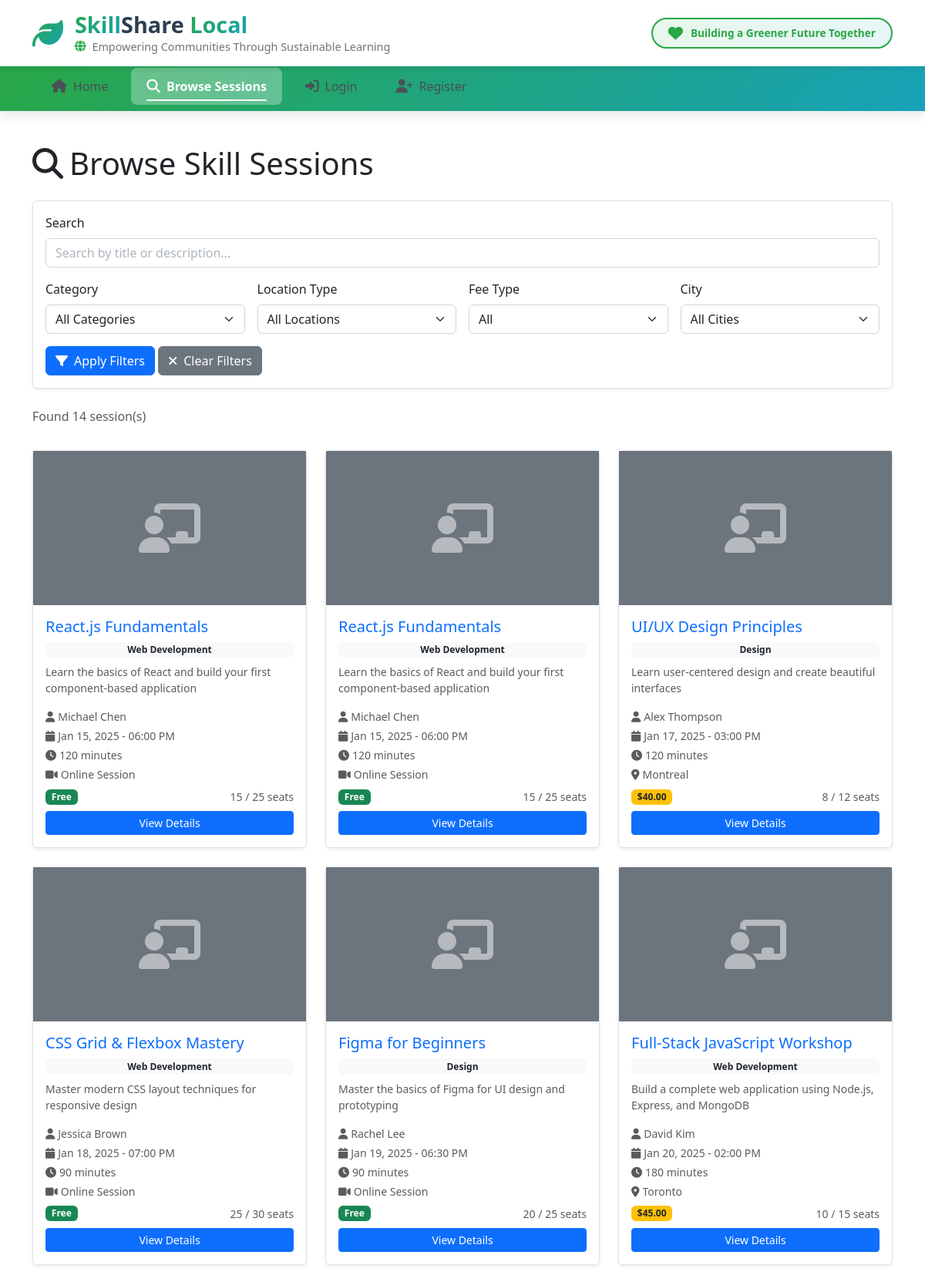
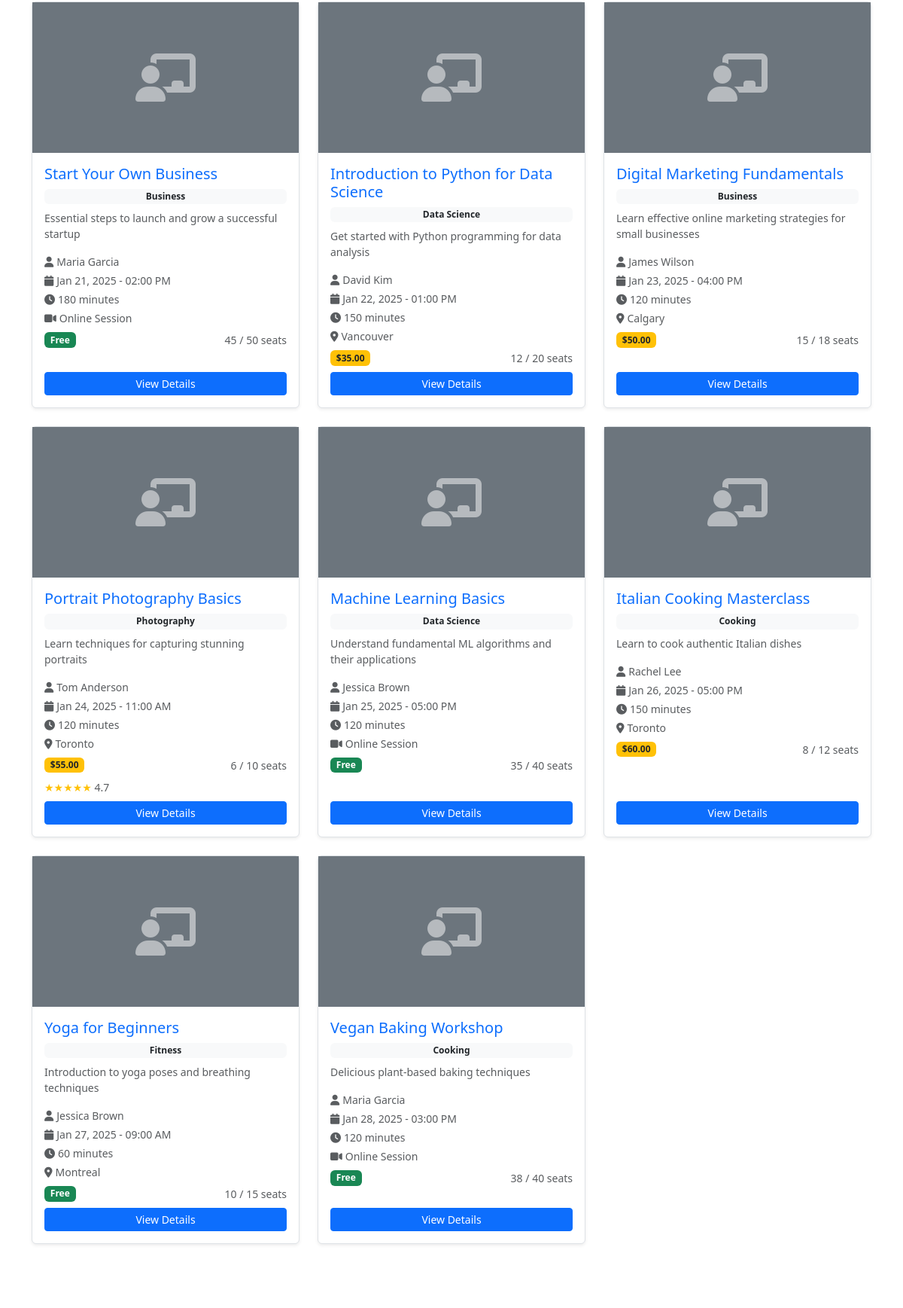
/public/sessions.php (upper part), run on the app's committed database (2 pictures, top to bottom).
### tables this page shows
CREATE TABLE IF NOT EXISTS skill_sessions (
    session_id INT AUTO_INCREMENT PRIMARY KEY,
    instructor_id INT NOT NULL,
    category_id INT NOT NULL,
    title VARCHAR(100) NOT NULL,
    description TEXT,
    duration_minutes INT NOT NULL,
    fee_type ENUM('free', 'paid') NOT NULL DEFAULT 'free',
    fee_amount DECIMAL(10,2) NOT NULL DEFAULT 0.00 CHECK (fee_amount >= 0),
    location_type ENUM('online', 'in-person') NOT NULL,
    city VARCHAR(50),
    address TEXT,
    online_link TEXT,
    photo_url TEXT,
    event_datetime TIMESTAMP NOT NULL,
    total_capacity INT NOT NULL CHECK (total_capacity > 0),
    capacity_remaining INT NOT NULL CHECK (capacity_remaining >= 0 AND capacity_remaining <= total_capacity),
    status ENUM('upcoming', 'completed', 'canceled') NOT NULL DEFAULT 'upcoming',
    sustainability_description TEXT,
    created_at TIMESTAMP DEFAULT CURRENT_TIMESTAMP,
    updated_at TIMESTAMP DEFAULT CURRENT_TIMESTAMP ON UPDATE CURRENT_TIMESTAMP,
    FOREIGN KEY (instructor_id) REFERENCES Users(user_id) ON DELETE CASCADE,
    FOREIGN KEY (category_id) REFERENCES Categories(category_id) ON DELETE RESTRICT,
    INDEX idx_instructor (instructor_id),
    INDEX idx_category (category_id),
    INDEX idx_event_datetime (event_datetime),
    INDEX idx_status (status),
    INDEX idx_city (city)
);

CREATE TABLE IF NOT EXISTS Categories (
    category_id INT AUTO_INCREMENT PRIMARY KEY,
    name VARCHAR(50) UNIQUE NOT NULL,
    description TEXT
);

CREATE TABLE IF NOT EXISTS Users (
    user_id INT AUTO_INCREMENT PRIMARY KEY,
    full_name VARCHAR(100) NOT NULL,
    email VARCHAR(100) UNIQUE NOT NULL,
    password_hash VARCHAR(255) NOT NULL,
    role ENUM('instructor', 'learner', 'admin') NOT NULL,
    city VARCHAR(50),
    is_suspended BOOLEAN DEFAULT FALSE,
    suspended_reason TEXT,
    created_at TIMESTAMP DEFAULT CURRENT_TIMESTAMP,
    updated_at TIMESTAMP DEFAULT CURRENT_TIMESTAMP ON UPDATE CURRENT_TIMESTAMP,
    INDEX idx_email (email),
    INDEX idx_role (role),
    INDEX idx_city (city)
);

### app/includes/helpers.php (called while the page is built, shortened)
<?php
function escape($string) {
    return htmlspecialchars($string, ENT_QUOTES, 'UTF-8');
}

### app/models/Session.php (called while the page is built, shortened)
<?php
require_once __DIR__ . '/../config/database.php';
class Session {
    public static function getAllSessions($filters = [], $limit = 0) {
        global $conn;
        $sql = "SELECT s.*,
                       u.full_name as instructor_name,
                       c.name as category_name,
                       COALESCE(AVG(r.rating), 0) as average_rating
                FROM skill_sessions s
                INNER JOIN Users u ON s.instructor_id = u.user_id
                INNER JOIN Categories c ON s.category_id = c.category_id
                LEFT JOIN ratings r ON s.session_id = r.session_id
                WHERE 1=1";
        $params = [];
        if (isset($filters['status']) && $filters['status'] !== '') {
            $sql .= " AND s.status = ?";
            $params[] = $filters['status'];
        } elseif (!isset($filters['status'])) {
            $sql .= " AND s.status = 'upcoming'";
        }
        $sql .= " GROUP BY s.session_id, u.user_id, c.category_id ORDER BY s.event_datetime ASC";
        try {
            $stmt = $conn->prepare($sql);
            $stmt->execute($params);
            return $stmt->fetchAll(PDO::FETCH_ASSOC);
        } catch (PDOException $e) {
            error_log("Error in getAllSessions: " . $e->getMessage());
            return false;
        }
    }
}

### public/sessions.php (the view, shortened to what this page needs)
<?php
require_once __DIR__ . '/../app/config/database.php';
require_once __DIR__ . '/../app/models/Session.php';
require_once __DIR__ . '/../app/includes/helpers.php';
$filters = [];
$sessions = Session::getAllSessions($filters);
$current_search = $_GET['search'] ?? '';
require_once __DIR__ . '/../app/includes/header.php';
require_once __DIR__ . '/../app/includes/navbar.php';
?>
<div class="container my-5">
    <div class="row">
        <div class="col-12">
            <h1 class="mb-4">
                <i class="fas fa-search me-2"></i>Browse Skill Sessions
            </h1>
        </div>
    </div>
    <div class="row mb-4">
        <div class="col-12">
            <div class="card shadow-sm">
                <div class="card-body">
                    <form method="GET" action="sessions.php" id="filterForm">
                        <div class="row g-3">
                            <div class="col-md-12">
                                <label for="search" class="form-label">Search</label>
                                <input type="text" name="search" id="search" class="form-control" placeholder="Search by title or description..." value="<?= escape($current_search) ?>">
                            </div>
                            <div class="col-md-3">
                                <label for="category_id" class="form-label">Category</label>
                                <select name="category_id" id="category_id" class="form-select">
                                    <option value="">All Categories</option>
                                </select>
                            </div>
                            <div class="col-md-3">
                                <label for="location_type" class="form-label">Location Type</label>
                                <select name="location_type" id="location_type" class="form-select">
                                    <option value="">All Locations</option>
                                </select>
                            </div>
                            <div class="col-md-3">
                                <label for="fee_type" class="form-label">Fee Type</label>
                                <select name="fee_type" id="fee_type" class="form-select">
                                    <option value="">All</option>
                                </select>
                            </div>
                            <div class="col-md-3">
                                <label for="city" class="form-label">City</label>
                                <select name="city" id="city" class="form-select">
                                    <option value="">All Cities</option>
                                </select>
                            </div>
                            <div class="col-12">
                                <button type="submit" class="btn btn-primary">
                                    <i class="fas fa-filter me-2"></i>Apply Filters
                                </button>
                                <a href="sessions.php" class="btn btn-secondary">
                                    <i class="fas fa-times me-2"></i>Clear Filters
                                </a>
                            </div>
                        </div>
                    </form>
                </div>
            </div>
        </div>
    </div>
    <div class="row mb-3">
        <div class="col-12">
            <p class="text-muted">Found <?= count($sessions) ?> session(s)</p>
        </div>
    </div>
    <div class="row">
        <?php if (empty($sessions)): ?>
            <div class="col-12">
                <div class="alert alert-info">
                    <i class="fas fa-info-circle me-2"></i>
                    No sessions found matching your criteria. Try adjusting your filters.
                </div>
            </div>
        <?php else: ?>
            <?php foreach ($sessions as $session): ?>
                <div class="col-md-6 col-lg-4 mb-4">
                    <div class="card h-100 shadow-sm hover-shadow">
                        <?php if (!empty($session['photo_url'])): ?>
                            <img src="<?= escape($session['photo_url']) ?>" class="card-img-top" alt="<?= escape($session['title']) ?>" style="height: 200px; object-fit: cover;">
                        <?php else: ?>
                            <div class="bg-secondary d-flex align-items-center justify-content-center" style="height: 200px;">
                                <i class="fas fa-chalkboard-teacher fa-4x text-white-50"></i>
                            </div>
                        <?php endif; ?>
                        <div class="card-body d-flex flex-column">
                            <h5 class="card-title">
                                <a href="session_view.php?id=<?= $session['session_id'] ?>" class="text-decoration-none">
                                    <?= escape($session['title']) ?>
                                </a>
                            </h5>
                            <span class="badge bg-secondary mb-2"><?= escape($session['category_name'] ?? 'Uncategorized') ?></span>
                            <p class="card-text text-muted small">
                                <?= escape(substr($session['description'], 0, 100)) . (strlen($session['description']) > 100 ? '...' : '') ?>
                            </p>
                            <p class="text-muted small mb-1">
                                <i class="fas fa-user me-1"></i><?= escape($session['instructor_name']) ?>
                            </p>
                            <p class="text-muted small mb-1">
                                <i class="fas fa-calendar me-1"></i><?= date('M d, Y - h:i A', strtotime($session['event_datetime'])) ?>
                            </p>
                            <p class="text-muted small mb-1">
                                <i class="fas fa-clock me-1"></i><?= $session['duration_minutes'] ?> minutes
                            </p>
                            <?php if ($session['location_type'] === 'online'): ?>
                                <p class="text-muted small mb-2">
                                    <i class="fas fa-video me-1"></i>Online Session
                                </p>
                            <?php else: ?>
                                <p class="text-muted small mb-2">
                                    <i class="fas fa-map-marker-alt me-1"></i><?= escape($session['city']) ?>
                                </p>
                            <?php endif; ?>
                            <div class="d-flex justify-content-between align-items-center mb-2">
                                <?php if ($session['fee_type'] === 'free'): ?>
                                    <span class="badge bg-success">Free</span>
                                <?php else: ?>
                                    <span class="badge bg-warning text-dark">$<?= number_format($session['fee_amount'], 2) ?></span>
                                <?php endif; ?>
                                <small class="text-muted">
                                    <?= $session['capacity_remaining'] ?> / <?= $session['total_capacity'] ?> seats
                                </small>
                            </div>
                            <?php if (!empty($session['average_rating']) && $session['average_rating'] > 0): ?>
                                <div class="text-warning small mb-2">
                                    <?php
                                    $rating = round($session['average_rating']);
                                    for ($i = 1; $i <= 5; $i++) {
                                        echo $i <= $rating ? '★' : '☆';
                                    }
                                    ?>
                                    <span class="text-muted"><?= number_format($session['average_rating'], 1) ?></span>
                                </div>
                            <?php endif; ?>
                            <div class="mt-auto">
                                <a href="session_view.php?id=<?= $session['session_id'] ?>" class="btn btn-primary btn-sm w-100">
                                    View Details
                                </a>
                            </div>
                        </div>
                    </div>
                </div>
            <?php endforeach; ?>
        <?php endif; ?>
    </div>
</div>
<?php require_once __DIR__ . '/../app/includes/footer.php'; ?>

### public/assets/css/header.css (style rules this page uses)
:root { --primary-green: #28a745; --primary-blue: #17a2b8; --accent-teal: #20c997; --dark-text: #2c3e50; --light-bg: #f8f9fa; --gradient-eco: linear-gradient(135deg, #28a745 0%, #17a2b8 100%); }
body { font-family: 'Segoe UI', Tahoma, Geneva, Verdana, sans-serif; color: var(--dark-text); background-color: var(--light-bg); padding-top: 140px; }

### public/assets/css/theme.css (style rules this page uses)
:root { --color-primary: #0d6efd; --color-primary-hover: #0b5ed7; --color-primary-rgb: 13, 110, 253; --color-secondary: #6c757d; --color-secondary-hover: #5c636a; --color-success: #198754; --color-warning: #ffc107; --color-danger: #dc3545; --color-info: #0dcaf0; --bg-body: #ffffff; --bg-card: #ffffff; --bg-secondary: #f8f9fa; --bg-hover: #f1f3f5; --bg-active: #e9ecef; --text-primary: #212529; --text-secondary: #6c757d; --text-muted: #adb5bd; --text-inverse: #ffffff; --border-color: #dee2e6; --border-light: #e9ecef; --border-dark: #ced4da; --input-bg: #ffffff; --input-border: #ced4da; --input-focus-border: #86b7fe; --input-focus-shadow: rgba(13, 110, 253, 0.25); --shadow-sm: 0 .125rem .25rem rgba(0, 0, 0, .075); --shadow: 0 .5rem 1rem rgba(0, 0, 0, .15); --shadow-lg: 0 1rem 3rem rgba(0, 0, 0, .175); --navbar-bg: #ffffff; --navbar-border: #e9ecef; --navbar-link: #495057; --navbar-link-hover: #0d6efd; --sidebar-bg: #f8f9fa; --sidebar-border: #dee2e6; --table-stripe-bg: rgba(0, 0, 0, 0.025); --table-hover-bg: rgba(0, 0, 0, 0.05); --table-border: #dee2e6; --code-bg: #f8f9fa; --code-color: #d63384; }
body { background-color: var(--bg-body); color: var(--text-primary); transition: background-color 0.3s ease, color 0.3s ease; }
.card { background-color: var(--bg-card); border-color: var(--border-color); color: var(--text-primary); }
.form-control, .form-select { background-color: var(--input-bg); border-color: var(--input-border); color: var(--text-primary); }
.form-control::placeholder { color: var(--text-muted); }
.form-label { color: var(--text-primary); }
.badge.bg-secondary { background-color: var(--bg-secondary) !important; color: var(--text-primary) !important; }
* { transition: background-color 0.2s ease, border-color 0.2s ease, color 0.2s ease; }
button, a, input, select, textarea { transition: background-color 0.15s ease, border-color 0.15s ease, color 0.15s ease, transform 0.15s ease; }

### data on the page
skill_sessions: title "React.js Fundamentals", category.name "Web Development", description "Learn the basics of React and build your first component-based application", instructor.full_name "Michael Chen", event_datetime "Jan 15, 2025 - 06:00 PM", duration_minutes "120", location_type "online" (drawn), fee_type "Free", capacity_remaining "15", total_capacity "25"
skill_sessions: title "React.js Fundamentals", category.name "Web Development", description "Learn the basics of React and build your first component-based application", instructor.full_name "Michael Chen", event_datetime "Jan 15, 2025 - 06:00 PM", duration_minutes "120", location_type "online" (drawn), fee_type "Free", capacity_remaining "15", total_capacity "25"
skill_sessions: title "UI/UX Design Principles", category.name "Design", description "Learn user-centered design and create beautiful interfaces", instructor.full_name "Alex Thompson", event_datetime "Jan 17, 2025 - 03:00 PM", duration_minutes "120", city "Montreal", fee_amount "40.00", capacity_remaining "8", total_capacity "12"
skill_sessions: title "CSS Grid & Flexbox Mastery", category.name "Web Development", description "Master modern CSS layout techniques for responsive design", instructor.full_name "Jessica Brown", event_datetime "Jan 18, 2025 - 07:00 PM", duration_minutes "90", location_type "online" (drawn), fee_type "Free", capacity_remaining "25", total_capacity "30"
skill_sessions: title "Figma for Beginners", category.name "Design", description "Master the basics of Figma for UI design and prototyping", instructor.full_name "Rachel Lee", event_datetime "Jan 19, 2025 - 06:30 PM", duration_minutes "90", location_type "online" (drawn), fee_type "Free", capacity_remaining "20", total_capacity "25"
skill_sessions: title "Full-Stack JavaScript Workshop", category.name "Web Development", description "Build a complete web application using Node.js, Express, and MongoDB", instructor.full_name "David Kim", event_datetime "Jan 20, 2025 - 02:00 PM", duration_minutes "180", city "Toronto", fee_amount "45.00", capacity_remaining "10", total_capacity "15"
skill_sessions: title "Start Your Own Business", category.name "Business", description "Essential steps to launch and grow a successful startup", instructor.full_name "Maria Garcia", event_datetime "Jan 21, 2025 - 02:00 PM", duration_minutes "180", location_type "online" (drawn), fee_type "Free", capacity_remaining "45", total_capacity "50"
skill_sessions: title "Introduction to Python for Data Science", category.name "Data Science", description "Get started with Python programming for data analysis", instructor.full_name "David Kim", event_datetime "Jan 22, 2025 - 01:00 PM", duration_minutes "150", city "Vancouver", fee_amount "35.00", capacity_remaining "12", total_capacity "20"
skill_sessions: title "Digital Marketing Fundamentals", category.name "Business", description "Learn effective online marketing strategies for small businesses", instructor.full_name "James Wilson", event_datetime "Jan 23, 2025 - 04:00 PM", duration_minutes "120", city "Calgary", fee_amount "50.00", capacity_remaining "15", total_capacity "18"
skill_sessions: title "Portrait Photography Basics", category.name "Photography", description "Learn techniques for capturing stunning portraits", instructor.full_name "Tom Anderson", event_datetime "Jan 24, 2025 - 11:00 AM", duration_minutes "120", city "Toronto", fee_amount "55.00", capacity_remaining "6", total_capacity "10", average_rating "4.7"
skill_sessions: title "Machine Learning Basics", category.name "Data Science", description "Understand fundamental ML algorithms and their applications", instructor.full_name "Jessica Brown", event_datetime "Jan 25, 2025 - 05:00 PM", duration_minutes "120", location_type "online" (drawn), fee_type "Free", capacity_remaining "35", total_capacity "40"
skill_sessions: title "Italian Cooking Masterclass", category.name "Cooking", description "Learn to cook authentic Italian dishes", instructor.full_name "Rachel Lee", event_datetime "Jan 26, 2025 - 05:00 PM", duration_minutes "150", city "Toronto", fee_amount "60.00", capacity_remaining "8", total_capacity "12"
skill_sessions: title "Yoga for Beginners", category.name "Fitness", description "Introduction to yoga poses and breathing techniques", instructor.full_name "Jessica Brown", event_datetime "Jan 27, 2025 - 09:00 AM", duration_minutes "60", city "Montreal", fee_type "Free", capacity_remaining "10", total_capacity "15"
skill_sessions: title "Vegan Baking Workshop", category.name "Cooking", description "Delicious plant-based baking techniques", instructor.full_name "Maria Garcia", event_datetime "Jan 28, 2025 - 03:00 PM", duration_minutes "120", location_type "online" (drawn), fee_type "Free", capacity_remaining "38", total_capacity "40"

### other printed values
count($sessions) "14"
